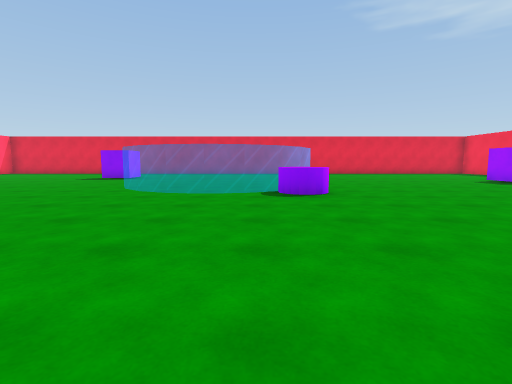
[1] (above)

24 first-person views from a walk through a scene from a Unity 3-D project. The camera is 1.2 m above the floor, tilts 6° down and sees 85° across. The floor is counted in squares, 2 m on a side. Each view is taken from the middle of a square. On the plan, view 1 faces up. The plan holds only what a view shows up to about 9 squares ahead; the rest is blank.

[2]
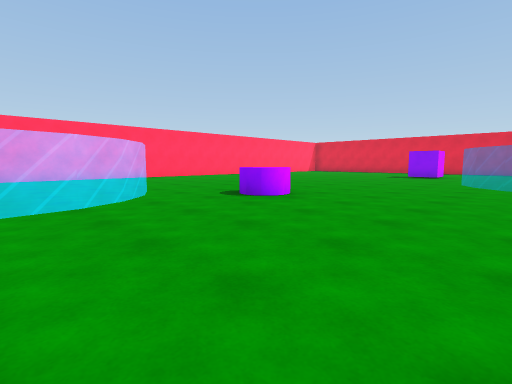

[3]
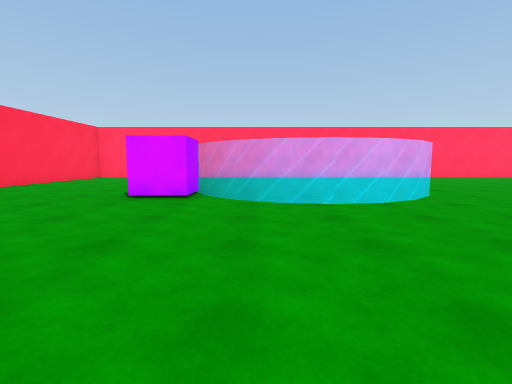

[4]
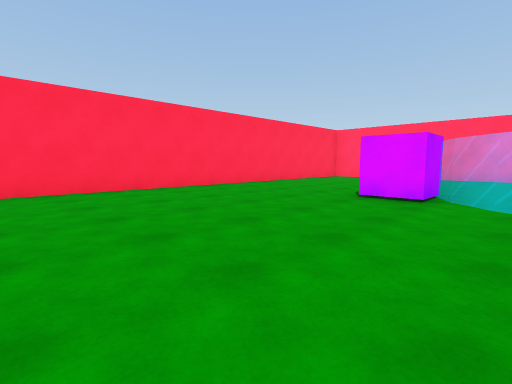

[5]
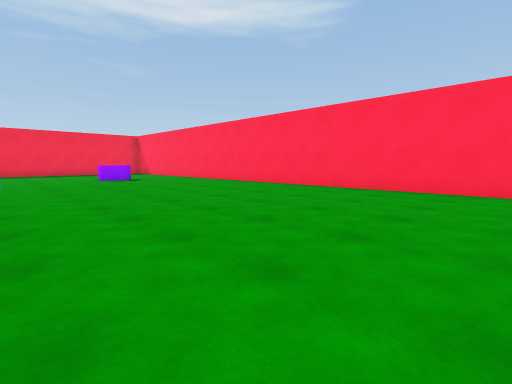

[6]
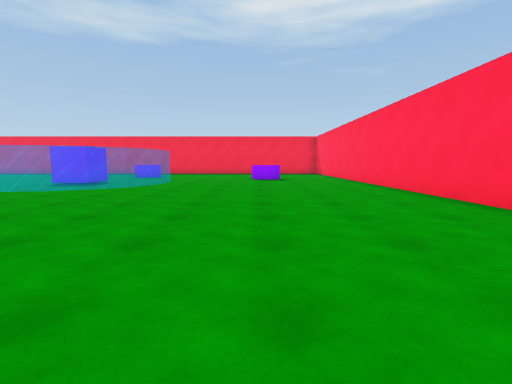

[7]
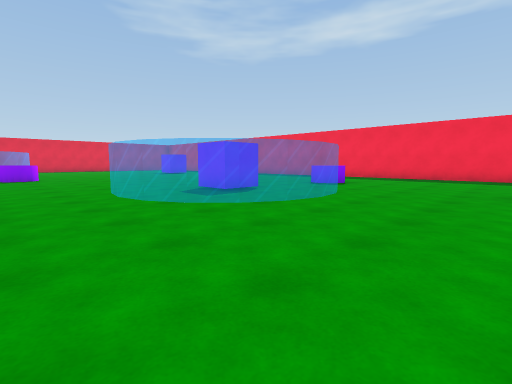

[8]
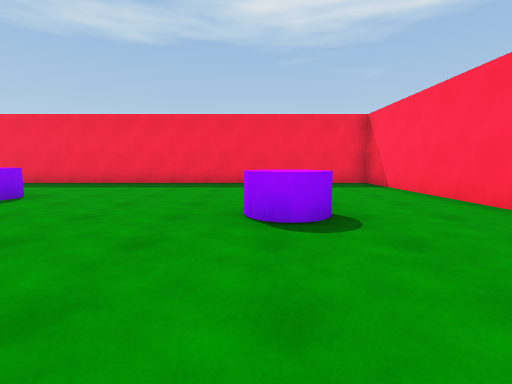

[9]
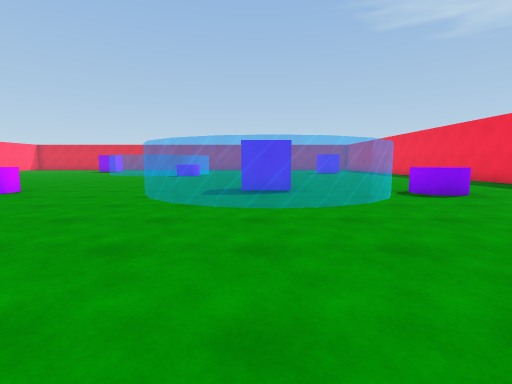

[10]
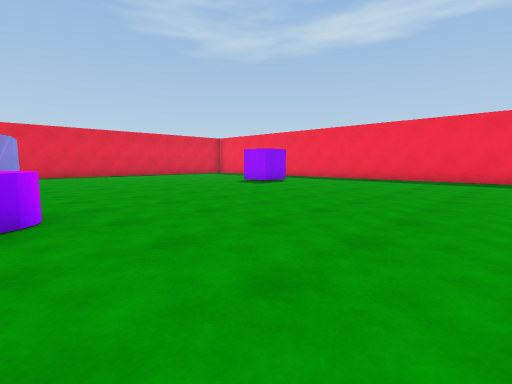

[11]
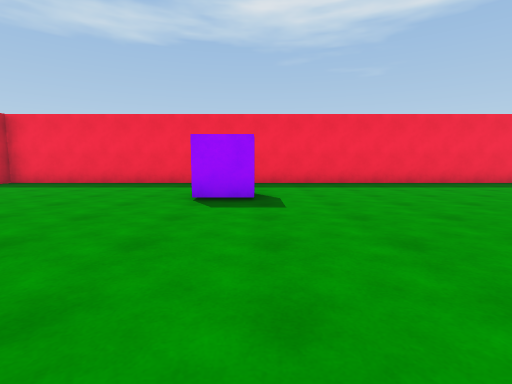

[12]
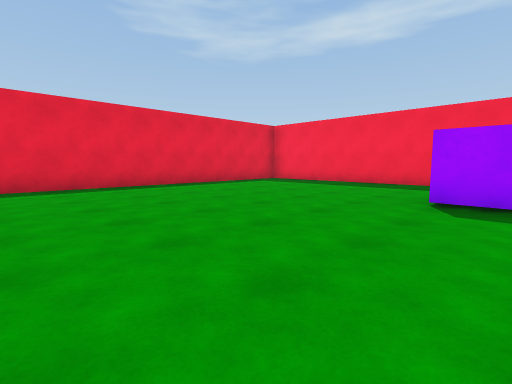

[13]
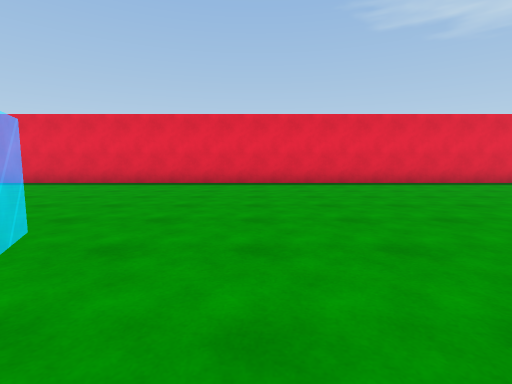

[14]
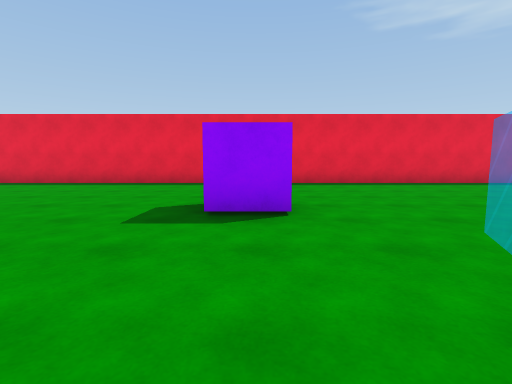

[15]
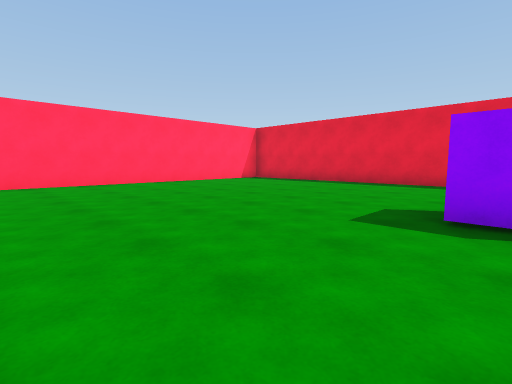

[16]
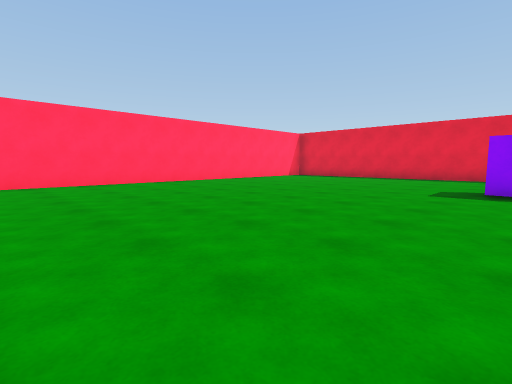

[17]
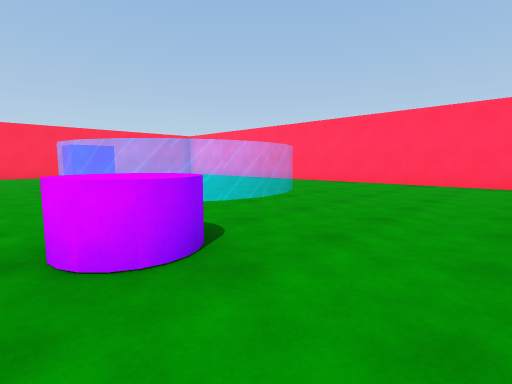

[18]
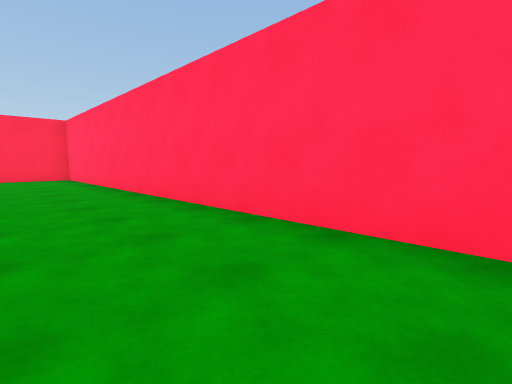

[19]
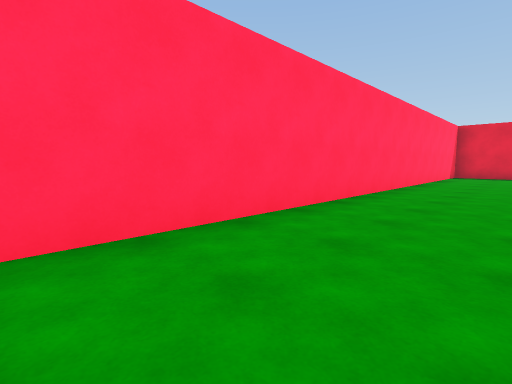

[20]
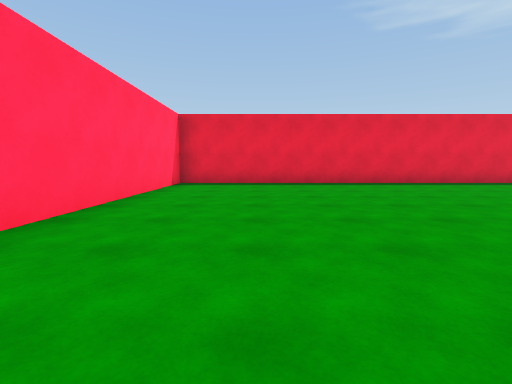

[21]
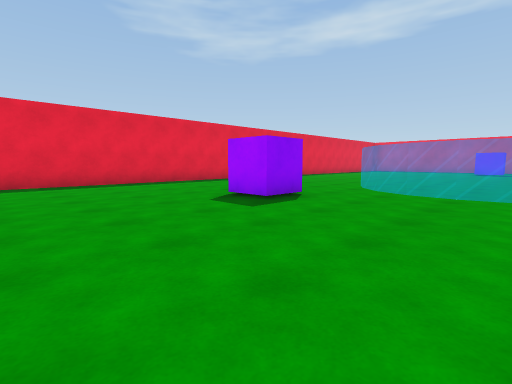

[22]
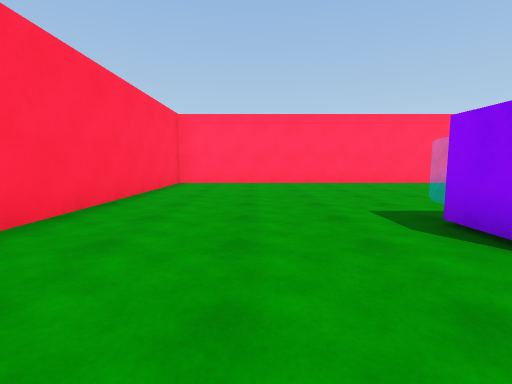

[23]
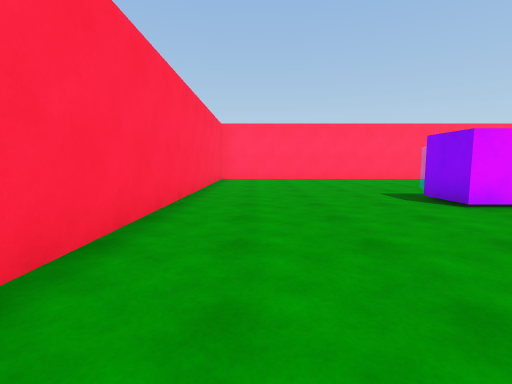

[24]
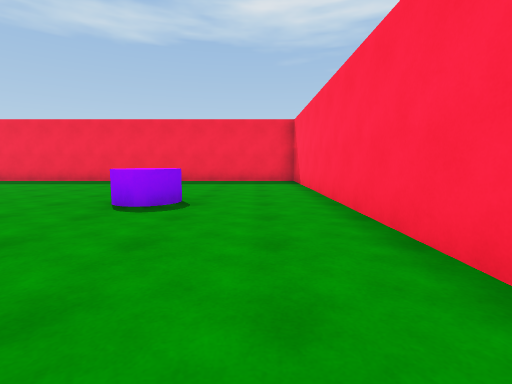

### Floor plan
Key: @ floor where view 1 was taken; # wall or solid block; . floor; = window, fence, low wall or low ledge; O other object.
Columns run from 14 left of view 1 to 12 right of it. Each row starts with its distance up from view 1.
 16 ###########################
 15 #.........................#
 14 #.........................#
 13 #.........................#
 12 #.........................#
 11 #........O................#
 10 #...........===...........#
  9 #..........=   =......O.  #
  8 #..........=   =......O...#
  7 #..........=    ..........#
  6 #...........===O..........#
  5 #..............O..........#
  4 #.........................#
  3 #.........................#
  2 #.......O.................#
  1 #................====.....#
  0 #...====......@.=====.....#
 -1 #..=   =.....O..===O=OO...#
 -2 #..=    =....O..=====OO...#
 -3 #...=  =.........===......#
 -4 #...===...................#
 -5 #.....OO..................#
 -6 #...................O.....#
 -7 #.........................#
 -8 #.........................#
 -9 #.........................#
-10 ###########################

Where each view was taken, in squares from view 1:
view 1: 0 up, 0 right, facing up
view 2: 2 down, 2 left, facing up-left
view 3: 3 down, 2 left, facing left
view 4: 3 down, 2 left, facing down-left
view 5: 3 down, 4 left, facing down-right
view 6: 6 down, 4 left, facing right
view 7: 6 down, 0 right, facing up-right
view 8: 6 down, 3 right, facing right
view 9: 7 down, 4 right, facing up
view 10: 2 up, 1 right, facing up-right
view 11: 8 up, 3 right, facing right
view 12: 8 up, 3 right, facing up-right
view 13: 7 up, 3 right, facing up
view 14: 7 up, 5 left, facing up
view 15: 7 up, 5 left, facing up-left
view 16: 4 up, 5 left, facing up-left
view 17: 4 up, 5 left, facing down-left
view 18: 2 up, 11 left, facing down-left
view 19: 2 up, 11 left, facing up-left
view 20: 7 up, 11 left, facing up
view 21: 7 up, 9 left, facing up-right
view 22: 7 down, 5 left, facing left
view 23: 8 down, 3 left, facing left
view 24: 8 down, 2 right, facing right
